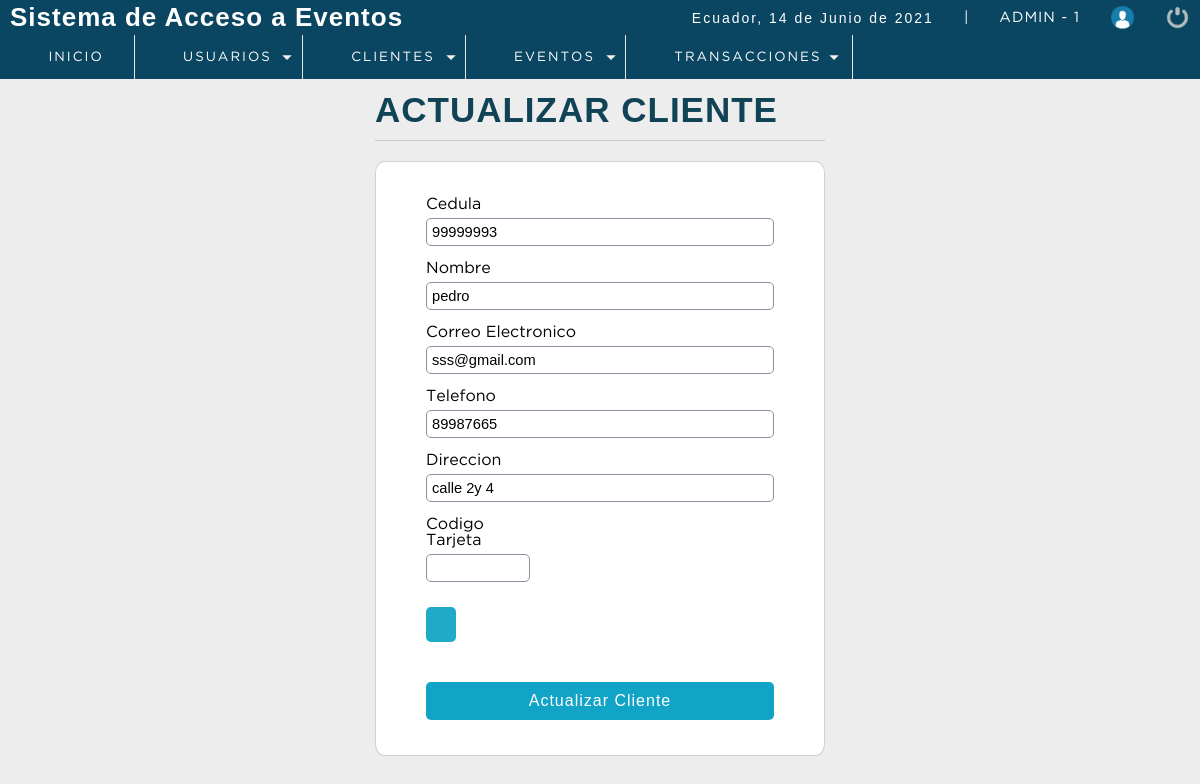
/P_seminarios/sistema/editar_cliente.php?id=105 (signed in), run on the app's committed database.
### tables this page shows
CREATE TABLE `cliente` (
  `idcliente` int(11) NOT NULL,
  `cedula` int(11) DEFAULT NULL,
  `nombre` varchar(80) DEFAULT NULL,
  `apellidos` varchar(80) NOT NULL,
  `Correo` varchar(80) DEFAULT NULL,
  `telefono` int(11) DEFAULT NULL,
  `direccion` text DEFAULT NULL,
  `dateAdd` datetime NOT NULL DEFAULT current_timestamp(),
  `usuario_id` int(11) NOT NULL,
  `status` int(11) NOT NULL DEFAULT 1,
  `token_user` varchar(100) NOT NULL,
  `cod_tarjeta` varchar(20) NOT NULL
);

### P_seminarios/sistema/editar_cliente.php (the view, shortened to what this page needs)
<?php
 include "../conection.php";
$idcliente = $_REQUEST['id'];
$sql = mysqli_query($conection,"SELECT *
                                FROM cliente
                                WHERE idcliente = $idcliente AND status = 1");
$result_sql = mysqli_num_rows($sql);
if($result_sql == 0){
    header('Location: lista_clientes.php');
}else{
    while ($data = mysqli_fetch_array($sql)) {
            $cedula     = $data['cedula'];
            $nombre     = $data['nombre'];
            $email      = $data['Correo'];
            $telefono   = $data['telefono'];
            $direccion  = $data['direccion'];
            $codTarjeta  = $data['cod_tarjeta'];
    }
}
?>
<!DOCTYPE html>
<html lang="en">
<head>
	<?php include "includes/scripts.php"?>
</head>
<body>
 <?php include "includes/header.php"?>
	<section id="container">
		<div class="form_registre">
        <h1>ACTUALIZAR CLIENTE</h1>
        <hr>
        <form action="" method="post">
            <label for="cedula">Cedula</label>
            <input type="text" name="cedula" id="cedula" placeholder="Numero de Cedula" value="<?php echo $cedula?>">
            <label for="nombre">Nombre</label>
            <input type="text" name="nombre" id="nombre" placeholder="Nombre Completo" value="<?php echo $nombre?>">
            <label for="correo">Correo Electronico</label>
            <input type="email" name="correo" id="correo" placeholder="Correo Electronico" value="<?php echo $email?>">
            <label for="telefono">Telefono</label>
            <input type="number" name="telefono" id="telefono" placeholder="Numero de Telefono" value="<?php echo $telefono?>">
            <label for="direccion">Direccion</label>
            <input type="text" name="direccion" id="direccion" placeholder="Direccion Completa" value="<?php echo $direccion?>">
            <div class="wd30">
                    <label for="">Codigo Tarjeta</label>
                    <input type="text" name="cod_tarjeta" id="cod_tarjeta"  value="<?php echo $codTarjeta?>" required >
                </div>
                <div class="wd30">
                <button class="btn_view " id="btn_refresh" type="button" style="margin: 25px auto 10px auto;" ><i class="fas fa-sync"></i></button>
                </div>
            <input type="submit" value="Actualizar Cliente" class="btn_save">
        </form>
        </div>
	</section>
</body>
</html>

### P_seminarios/sistema/css/style.css (style rules this page uses)
* { margin: 0; padding: 0; box-sizing: border-box; }
body { background: #ededed; }
h1, h2, h3, h4, h5, h6 { font-family: 'arial'; font-weight: bold; letter-spacing: 1px; }
h1 { font-size: 26px; }
#container { padding: 90px 15px 15px; }
.form_registre { width: 450px; margin: auto; }
.form_registre h1 { color: #0f4355; margin-top: auto; }
hr { border: 0; background: #CCC; height: 1px; margin: 10px 0; display: block; }
form { border: 2px solid #78909C; border-radius: 2%; background: #FFF; margin: auto; padding: 20px 50px; border: 1px solid #d1d1d1; }
label { display: block; font-size: 12pt ; font-family: 'GothamBook'; margin: 15px auto 5px auto; }
input,select { display: block; width: 100%; font-size: 11pt; padding: 5px; border: 1px solid #85929e; border-radius: 5px; }
.btn_save { font-size: 12pt; background: #12a4c6; padding: 10px; color: #FFF; letter-spacing: 1px; border: 0; cursor: pointer; margin: 30px auto 15px auto; display: block; border-radius: 5px; }
#container h1 { font-size: 35px; display: inline-block; }
.wd30 { width: 30%; }
.btn_view { background-color: #1faac8; border: 0; border-radius: 5px; cursor: pointer; padding: 10px; margin: 0 3px; color: #FFF; }

### data on the page
cliente: cedula "99999993", nombre "pedro", correo "sss@gmail.com", telefono "89987665", direccion "calle 2y 4"

### other printed values
fechaC() "14 de Junio de 2021"
$_SESSION['user'] "ADMIN"
$_SESSION['rol'] "1"
